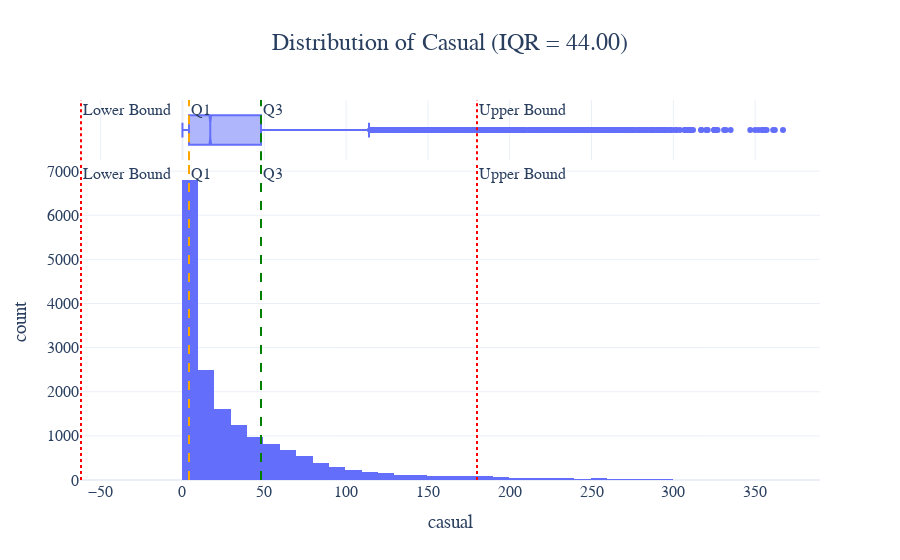
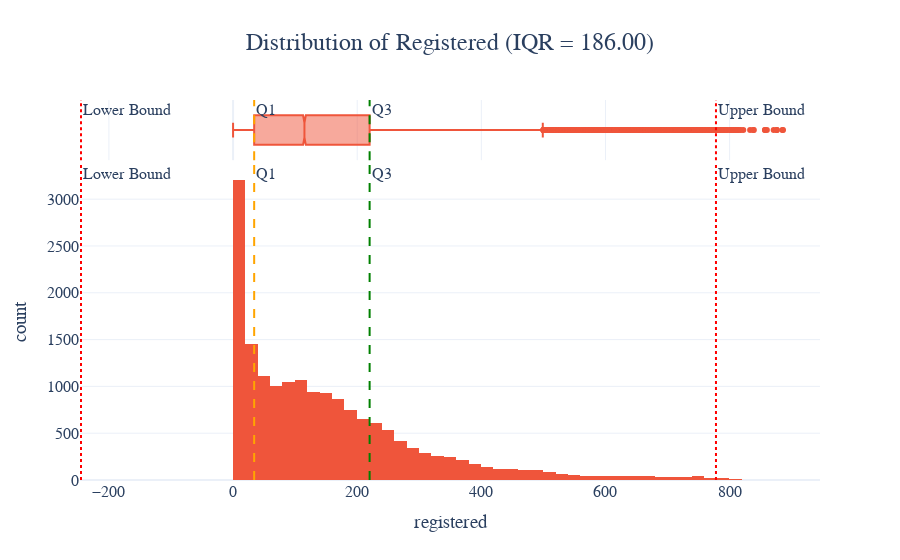
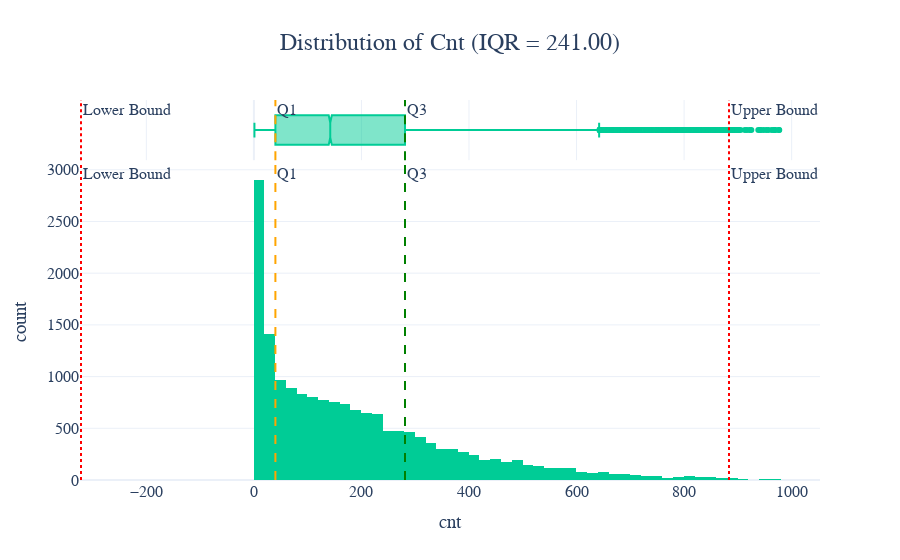

Notebook source saved alongside these figures, in order:
### Markdown cell above
We use plot_hist_distribution() to look at how the target variables (casual, registered, and cnt) are spread. Each chart shows where most values lie (between Q1 and Q3) and where possible outliers start (outside the red dotted lines).

### Code cell
plot_hist_distribution(df, 'casual',3,1.5, '#636EFA')
plot_hist_distribution(df, 'registered',3,1.5, '#EF553B')
plot_hist_distribution(df, 'cnt',2.5,1.5, '#00CC96')

### Figure 1 — Plotly figure (JSON) as saved in the notebook; plotly's stock layout.template omitted (floating-point values rounded to 4 significant figures; data arrays with more than 128 entries replaced by an {"elided": "..."} marker saying what was removed)
{"data": [{"bingroup": "x", "hovertemplate": "casual=%{x}<br>count=%{y}<extra></extra>", "legendgroup": "", "marker": {"color": "#636EFA", "pattern": {"shape": ""}}, "name": "", "nbinsx": 50, "orientation": "v", "showlegend": false, "type": "histogram", "x": {"elided": "17376 int values"}, "xaxis": "x", "yaxis": "y"}, {"hovertemplate": "casual=%{x}<extra></extra>", "legendgroup": "", "marker": {"color": "#636EFA"}, "name": "", "notched": true, "showlegend": false, "type": "box", "x": {"elided": "17376 int values"}, "xaxis": "x2", "yaxis": "y2"}], "layout": {"annotations": [{"showarrow": false, "text": "Q1", "x": 4, "xanchor": "left", "xref": "x", "y": 1, "yanchor": "top", "yref": "y domain"}, {"showarrow": false, "text": "Q1", "x": 4, "xanchor": "left", "xref": "x2", "y": 1, "yanchor": "top", "yref": "y2 domain"}, {"showarrow": false, "text": "Q3", "x": 48, "xanchor": "left", "xref": "x", "y": 1, "yanchor": "top", "yref": "y domain"}, {"showarrow": false, "text": "Q3", "x": 48, "xanchor": "left", "xref": "x2", "y": 1, "yanchor": "top", "yref": "y2 domain"}, {"showarrow": false, "text": "Lower Bound", "x": -62, "xanchor": "left", "xref": "x", "y": 1, "yanchor": "top", "yref": "y domain"}, {"showarrow": false, "text": "Lower Bound", "x": -62, "xanchor": "left", "xref": "x2", "y": 1, "yanchor": "top", "yref": "y2 domain"}, {"showarrow": false, "text": "Upper Bound", "x": 180, "xanchor": "left", "xref": "x", "y": 1, "yanchor": "top", "yref": "y domain"}, {"showarrow": false, "text": "Upper Bound", "x": 180, "xanchor": "left", "xref": "x2", "y": 1, "yanchor": "top", "yref": "y2 domain"}], "barmode": "relative", "font": {"family": "Times New Roman", "size": 16}, "legend": {"title": {"text": "User Type"}, "tracegroupgap": 0}, "shapes": [{"line": {"color": "orange", "dash": "dash"}, "type": "line", "x0": 4, "x1": 4, "xref": "x", "y0": 0, "y1": 1, "yref": "y domain"}, {"line": {"color": "orange", "dash": "dash"}, "type": "line", "x0": 4, "x1": 4, "xref": "x2", "y0": 0, "y1": 1, "yref": "y2 domain"}, {"line": {"color": "green", "dash": "dash"}, "type": "line", "x0": 48, "x1": 48, "xref": "x", "y0": 0, "y1": 1, "yref": "y domain"}, {"line": {"color": "green", "dash": "dash"}, "type": "line", "x0": 48, "x1": 48, "xref": "x2", "y0": 0, "y1": 1, "yref": "y2 domain"}, {"line": {"color": "red", "dash": "dot"}, "type": "line", "x0": -62, "x1": -62, "xref": "x", "y0": 0, "y1": 1, "yref": "y domain"}, {"line": {"color": "red", "dash": "dot"}, "type": "line", "x0": -62, "x1": -62, "xref": "x2", "y0": 0, "y1": 1, "yref": "y2 domain"}, {"line": {"color": "red", "dash": "dot"}, "type": "line", "x0": 180, "x1": 180, "xref": "x", "y0": 0, "y1": 1, "yref": "y domain"}, {"line": {"color": "red", "dash": "dot"}, "type": "line", "x0": 180, "x1": 180, "xref": "x2", "y0": 0, "y1": 1, "yref": "y2 domain"}], "title": {"font": {"size": 24}, "text": "Distribution of Casual (IQR = 44.00)", "x": 0.5}, "xaxis": {"anchor": "y", "domain": [0, 1], "title": {"text": "casual"}}, "xaxis2": {"anchor": "y2", "domain": [0, 1], "matches": "x", "showgrid": true, "showticklabels": false}, "yaxis": {"anchor": "x", "domain": [0, 0.8316], "title": {"text": "count"}}, "yaxis2": {"anchor": "x2", "domain": [0.8416, 1], "matches": "y2", "showgrid": false, "showline": false, "showticklabels": false, "ticks": ""}}}

### Figure 2 — Plotly figure (JSON) as saved in the notebook; plotly's stock layout.template omitted (floating-point values rounded to 4 significant figures; data arrays with more than 128 entries replaced by an {"elided": "..."} marker saying what was removed)
{"data": [{"bingroup": "x", "hovertemplate": "registered=%{x}<br>count=%{y}<extra></extra>", "legendgroup": "", "marker": {"color": "#EF553B", "pattern": {"shape": ""}}, "name": "", "nbinsx": 50, "orientation": "v", "showlegend": false, "type": "histogram", "x": {"elided": "17376 int values"}, "xaxis": "x", "yaxis": "y"}, {"hovertemplate": "registered=%{x}<extra></extra>", "legendgroup": "", "marker": {"color": "#EF553B"}, "name": "", "notched": true, "showlegend": false, "type": "box", "x": {"elided": "17376 int values"}, "xaxis": "x2", "yaxis": "y2"}], "layout": {"annotations": [{"showarrow": false, "text": "Q1", "x": 34, "xanchor": "left", "xref": "x", "y": 1, "yanchor": "top", "yref": "y domain"}, {"showarrow": false, "text": "Q1", "x": 34, "xanchor": "left", "xref": "x2", "y": 1, "yanchor": "top", "yref": "y2 domain"}, {"showarrow": false, "text": "Q3", "x": 220, "xanchor": "left", "xref": "x", "y": 1, "yanchor": "top", "yref": "y domain"}, {"showarrow": false, "text": "Q3", "x": 220, "xanchor": "left", "xref": "x2", "y": 1, "yanchor": "top", "yref": "y2 domain"}, {"showarrow": false, "text": "Lower Bound", "x": -245, "xanchor": "left", "xref": "x", "y": 1, "yanchor": "top", "yref": "y domain"}, {"showarrow": false, "text": "Lower Bound", "x": -245, "xanchor": "left", "xref": "x2", "y": 1, "yanchor": "top", "yref": "y2 domain"}, {"showarrow": false, "text": "Upper Bound", "x": 778, "xanchor": "left", "xref": "x", "y": 1, "yanchor": "top", "yref": "y domain"}, {"showarrow": false, "text": "Upper Bound", "x": 778, "xanchor": "left", "xref": "x2", "y": 1, "yanchor": "top", "yref": "y2 domain"}], "barmode": "relative", "font": {"family": "Times New Roman", "size": 16}, "legend": {"title": {"text": "User Type"}, "tracegroupgap": 0}, "shapes": [{"line": {"color": "orange", "dash": "dash"}, "type": "line", "x0": 34, "x1": 34, "xref": "x", "y0": 0, "y1": 1, "yref": "y domain"}, {"line": {"color": "orange", "dash": "dash"}, "type": "line", "x0": 34, "x1": 34, "xref": "x2", "y0": 0, "y1": 1, "yref": "y2 domain"}, {"line": {"color": "green", "dash": "dash"}, "type": "line", "x0": 220, "x1": 220, "xref": "x", "y0": 0, "y1": 1, "yref": "y domain"}, {"line": {"color": "green", "dash": "dash"}, "type": "line", "x0": 220, "x1": 220, "xref": "x2", "y0": 0, "y1": 1, "yref": "y2 domain"}, {"line": {"color": "red", "dash": "dot"}, "type": "line", "x0": -245, "x1": -245, "xref": "x", "y0": 0, "y1": 1, "yref": "y domain"}, {"line": {"color": "red", "dash": "dot"}, "type": "line", "x0": -245, "x1": -245, "xref": "x2", "y0": 0, "y1": 1, "yref": "y2 domain"}, {"line": {"color": "red", "dash": "dot"}, "type": "line", "x0": 778, "x1": 778, "xref": "x", "y0": 0, "y1": 1, "yref": "y domain"}, {"line": {"color": "red", "dash": "dot"}, "type": "line", "x0": 778, "x1": 778, "xref": "x2", "y0": 0, "y1": 1, "yref": "y2 domain"}], "title": {"font": {"size": 24}, "text": "Distribution of Registered (IQR = 186.00)", "x": 0.5}, "xaxis": {"anchor": "y", "domain": [0, 1], "title": {"text": "registered"}}, "xaxis2": {"anchor": "y2", "domain": [0, 1], "matches": "x", "showgrid": true, "showticklabels": false}, "yaxis": {"anchor": "x", "domain": [0, 0.8316], "title": {"text": "count"}}, "yaxis2": {"anchor": "x2", "domain": [0.8416, 1], "matches": "y2", "showgrid": false, "showline": false, "showticklabels": false, "ticks": ""}}}

### Figure 3 — Plotly figure (JSON) as saved in the notebook; plotly's stock layout.template omitted (floating-point values rounded to 4 significant figures; data arrays with more than 128 entries replaced by an {"elided": "..."} marker saying what was removed)
{"data": [{"bingroup": "x", "hovertemplate": "cnt=%{x}<br>count=%{y}<extra></extra>", "legendgroup": "", "marker": {"color": "#00CC96", "pattern": {"shape": ""}}, "name": "", "nbinsx": 50, "orientation": "v", "showlegend": false, "type": "histogram", "x": {"elided": "17376 int values"}, "xaxis": "x", "yaxis": "y"}, {"hovertemplate": "cnt=%{x}<extra></extra>", "legendgroup": "", "marker": {"color": "#00CC96"}, "name": "", "notched": true, "showlegend": false, "type": "box", "x": {"elided": "17376 int values"}, "xaxis": "x2", "yaxis": "y2"}], "layout": {"annotations": [{"showarrow": false, "text": "Q1", "x": 40, "xanchor": "left", "xref": "x", "y": 1, "yanchor": "top", "yref": "y domain"}, {"showarrow": false, "text": "Q1", "x": 40, "xanchor": "left", "xref": "x2", "y": 1, "yanchor": "top", "yref": "y2 domain"}, {"showarrow": false, "text": "Q3", "x": 281, "xanchor": "left", "xref": "x", "y": 1, "yanchor": "top", "yref": "y domain"}, {"showarrow": false, "text": "Q3", "x": 281, "xanchor": "left", "xref": "x2", "y": 1, "yanchor": "top", "yref": "y2 domain"}, {"showarrow": false, "text": "Lower Bound", "x": -321.5, "xanchor": "left", "xref": "x", "y": 1, "yanchor": "top", "yref": "y domain"}, {"showarrow": false, "text": "Lower Bound", "x": -321.5, "xanchor": "left", "xref": "x2", "y": 1, "yanchor": "top", "yref": "y2 domain"}, {"showarrow": false, "text": "Upper Bound", "x": 883.5, "xanchor": "left", "xref": "x", "y": 1, "yanchor": "top", "yref": "y domain"}, {"showarrow": false, "text": "Upper Bound", "x": 883.5, "xanchor": "left", "xref": "x2", "y": 1, "yanchor": "top", "yref": "y2 domain"}], "barmode": "relative", "font": {"family": "Times New Roman", "size": 16}, "legend": {"title": {"text": "User Type"}, "tracegroupgap": 0}, "shapes": [{"line": {"color": "orange", "dash": "dash"}, "type": "line", "x0": 40, "x1": 40, "xref": "x", "y0": 0, "y1": 1, "yref": "y domain"}, {"line": {"color": "orange", "dash": "dash"}, "type": "line", "x0": 40, "x1": 40, "xref": "x2", "y0": 0, "y1": 1, "yref": "y2 domain"}, {"line": {"color": "green", "dash": "dash"}, "type": "line", "x0": 281, "x1": 281, "xref": "x", "y0": 0, "y1": 1, "yref": "y domain"}, {"line": {"color": "green", "dash": "dash"}, "type": "line", "x0": 281, "x1": 281, "xref": "x2", "y0": 0, "y1": 1, "yref": "y2 domain"}, {"line": {"color": "red", "dash": "dot"}, "type": "line", "x0": -321.5, "x1": -321.5, "xref": "x", "y0": 0, "y1": 1, "yref": "y domain"}, {"line": {"color": "red", "dash": "dot"}, "type": "line", "x0": -321.5, "x1": -321.5, "xref": "x2", "y0": 0, "y1": 1, "yref": "y2 domain"}, {"line": {"color": "red", "dash": "dot"}, "type": "line", "x0": 883.5, "x1": 883.5, "xref": "x", "y0": 0, "y1": 1, "yref": "y domain"}, {"line": {"color": "red", "dash": "dot"}, "type": "line", "x0": 883.5, "x1": 883.5, "xref": "x2", "y0": 0, "y1": 1, "yref": "y2 domain"}], "title": {"font": {"size": 24}, "text": "Distribution of Cnt (IQR = 241.00)", "x": 0.5}, "xaxis": {"anchor": "y", "domain": [0, 1], "title": {"text": "cnt"}}, "xaxis2": {"anchor": "y2", "domain": [0, 1], "matches": "x", "showgrid": true, "showticklabels": false}, "yaxis": {"anchor": "x", "domain": [0, 0.8316], "title": {"text": "count"}}, "yaxis2": {"anchor": "x2", "domain": [0.8416, 1], "matches": "y2", "showgrid": false, "showline": false, "showticklabels": false, "ticks": ""}}}
